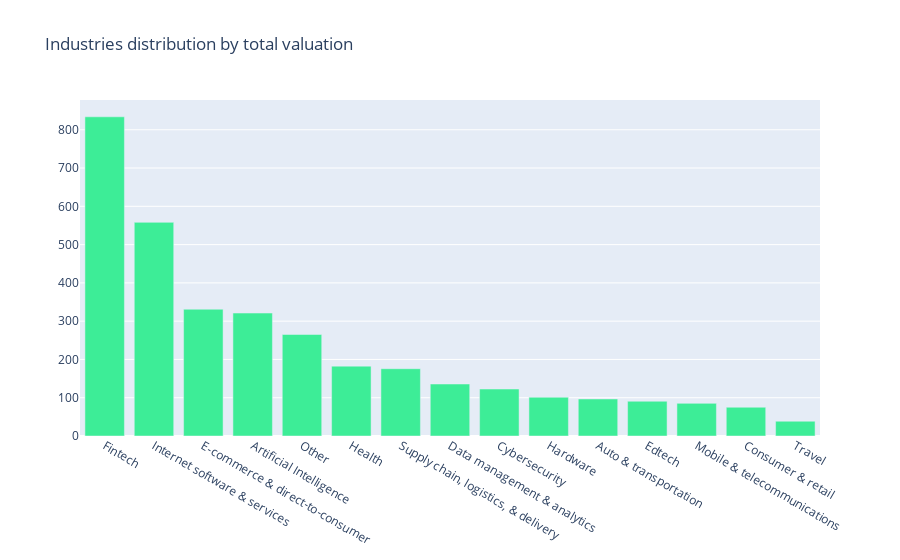

Notebook code cell kept with this figure:
### Code cell
industry_total_val = df[["Industry", "Valuation ($B)"]].groupby(by="Industry").sum().sort_values(by="Valuation ($B)",ascending=False)

fig3 = go.Figure()
fig3.add_trace(go.Bar(
    x=industry_total_val.index,
    y=industry_total_val["Valuation ($B)"],
    hovertext=industry_total_val,
    marker=dict(color='#3DED97')
    
))

fig3.update_layout(title='Industries distribution by total valuation')
fig3.show()

### Figure 1 — Plotly figure (JSON) as saved in the notebook; plotly's stock layout.template omitted (floating-point values rounded to 4 significant figures)
{"data": [{"hovertext": [[833.9], [558.1], [331.1], [321.2], [265.2], [182.5], [175.8], [135.8], [122.7], [101.2], [96.7], [90.77], [85.24], [75.13], [38.6]], "marker": {"color": "#3DED97"}, "type": "bar", "x": ["Fintech", "Internet software & services", "E-commerce & direct-to-consumer", "Artificial Intelligence", "Other", "Health", "Supply chain, logistics, & delivery", "Data management & analytics", "Cybersecurity", "Hardware", "Auto & transportation", "Edtech", "Mobile & telecommunications", "Consumer & retail", "Travel"], "y": [833.9, 558.1, 331.1, 321.2, 265.2, 182.5, 175.8, 135.8, 122.7, 101.2, 96.7, 90.77, 85.24, 75.13, 38.6]}], "layout": {"title": {"text": "Industries distribution by total valuation"}}}
